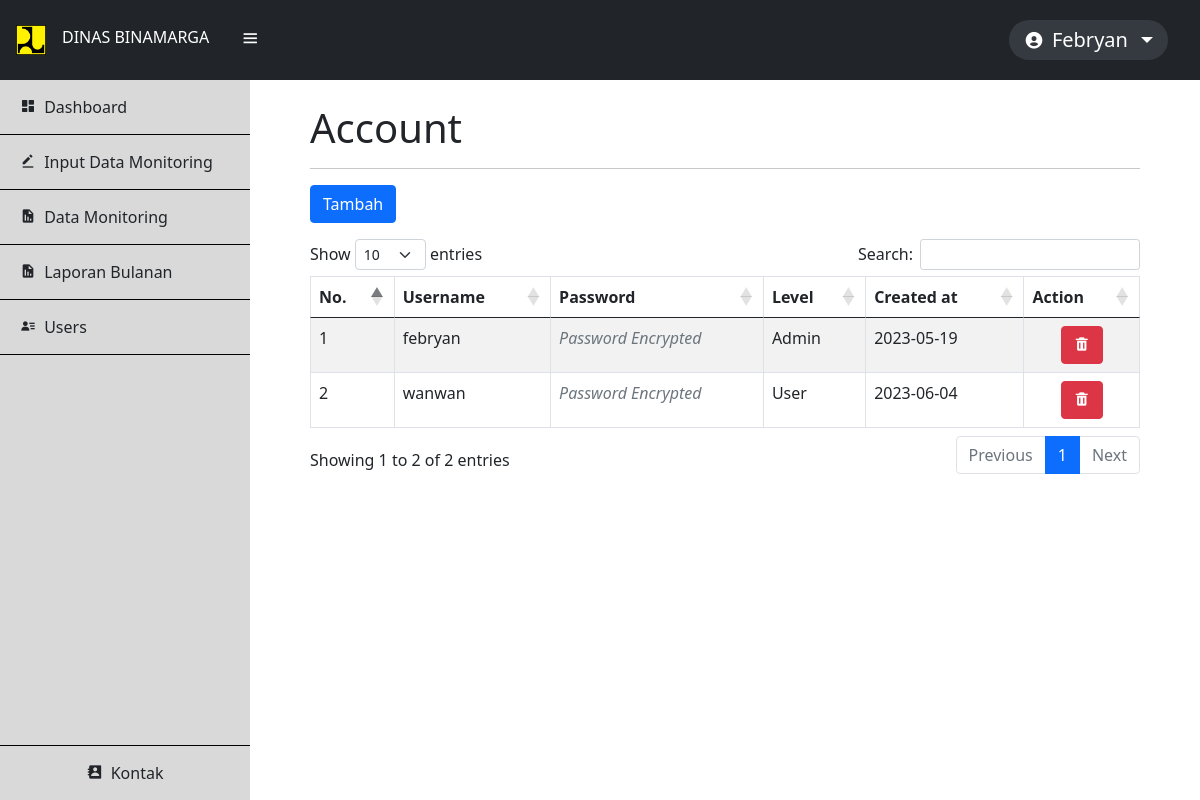
The page /user.php (signed in) on the database its author committed.
### tables this page shows
CREATE TABLE `user` (
  `id` int(11) NOT NULL,
  `username` varchar(254) NOT NULL,
  `password` varchar(254) NOT NULL,
  `level` varchar(2) NOT NULL,
  `added_at` date NOT NULL DEFAULT current_timestamp()
);

### config/controller.php (called while the page is built, shortened)
<?php
function select($query) {
    global $db;
    $result = mysqli_query($db, $query);
    $rows = [];
    while ($row = mysqli_fetch_assoc($result)) {
        $rows[] = $row;
    }
    return $rows;
}

### user.php (the view, shortened to what this page needs)
<?php
include 'layout/header.php';
$data_user = select("SELECT * FROM user");
?>
    <div class="datas mx-5">
        <h1 class="pt-4">Account</h1>
        <hr>
        <button type="button" class="btn btn-primary mb-3" data-bs-toggle="modal" data-bs-target="#addModal">Tambah</button>
        <table class="table table-bordered table-striped" id="table">
            <thead>
                <tr class="text-center">
                    <th>No.</th>
                    <th>Username</th>
                    <th>Password</th>
                    <th>Level</th>
                    <th>Created at</th>
                    <th>Action</th>
                </tr>
            </thead>
            <tbody>
            <?php $no = 1; ?>
                <?php foreach ($data_user as $user) : ?>
                <tr>
                    <td><?= $no++; ?></td>
                    <td><?= $user['username']; ?></td>
                    <td class="text-muted"><em>Password Encrypted</em></td>
                    <td>
                        <?php if ($user['level'] == 1) {
                            echo "Admin";
                        } else {
                            echo "User";
                        }?>
                    </td>
                    <td><?= $user['added_at']; ?></td>
                    <td class="text-center">
                        <button type="button" class="btn btn-danger" data-bs-toggle="modal" data-bs-target="#deleteModal<?= $user['id']; ?>"><i class='bx bxs-trash' ></i></button>
                    </td>
                </tr>
                <?php endforeach; ?>
            </tbody>
        </table>
    </div>
    </div>
</div>
<?php
include 'layout/footer.php';
?>

### rows shown on the page
user: username "febryan", level "Admin", added_at "2023-05-19"
user: username "wanwan", level "User", added_at "2023-06-04"

### other values the page prints
$_SESSION['username'] "Febryan"
